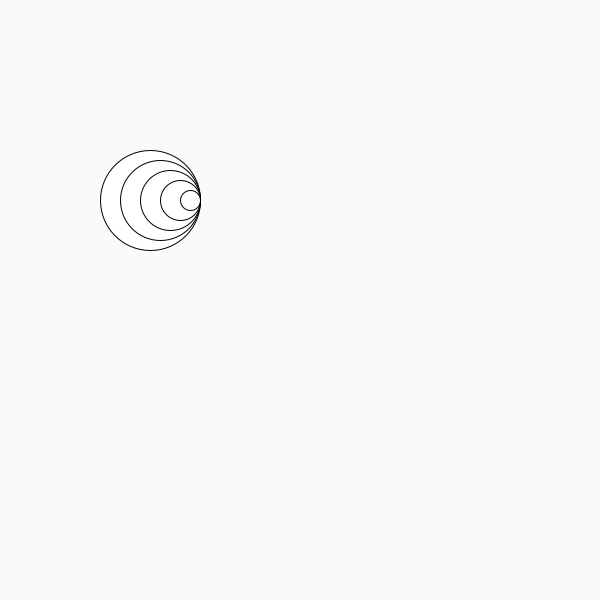
Frame 1 (no input)
Frame 60 (the mouse pressed at the canvas centre just before this capture): identical to frame 1, image omitted
Frame 120 (the mouse held since frame 60 and released just before this capture): identical to frame 1, image omitted

The Processing sketch that drew this single still picture (run headless with seeded random() and noise(); from frame 60 on, the mouse is pressed at the canvas centre):

// Processing sketch: sketch_2366570346f_improved
// ── sketch_2366570346f_improved.pde


void setup(){
size(600,600);
}

void draw(){
  background(250,250,250);
  int sizeC = 100;
    for(int i = 0; i < 5; i++ ){
      ellipse(200 - sizeC / 2,200,sizeC,sizeC);
      sizeC-=20;
    
  }

}
